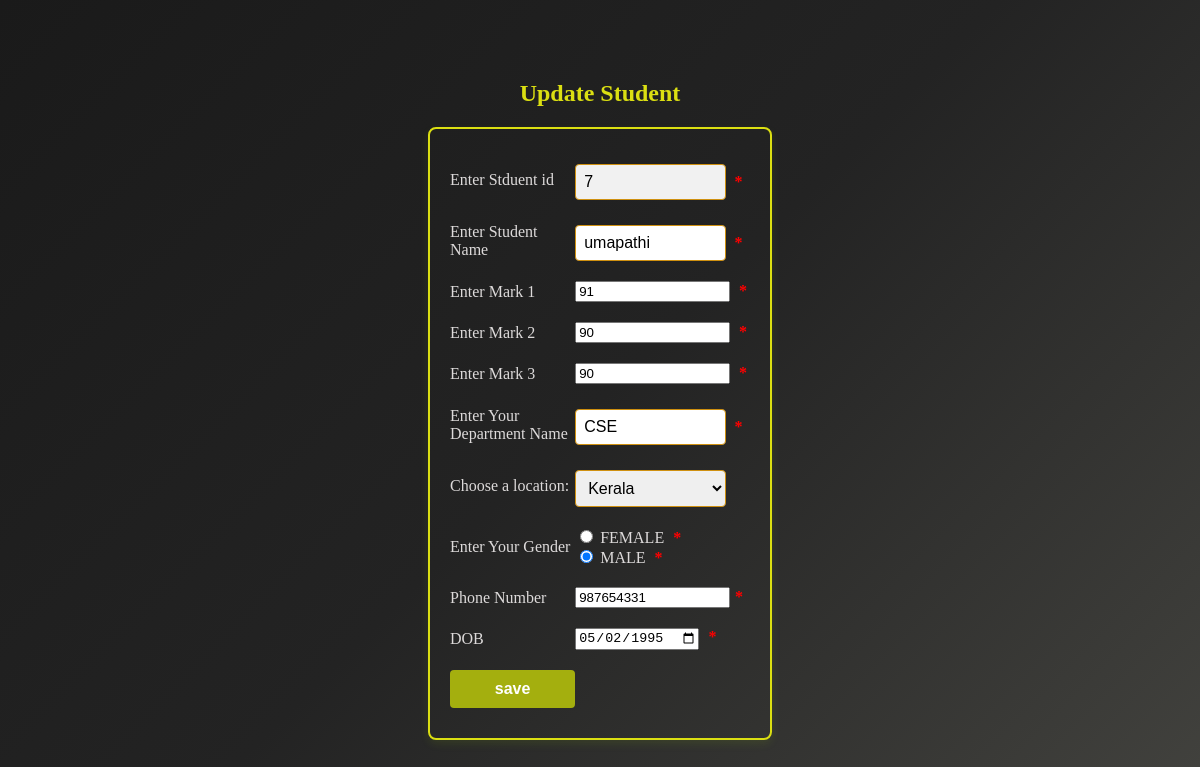
/7/sedit, run on the app's committed database.
### tables this page shows
CREATE TABLE student 
(
id integer primary key autoincrement, 
name text,
m1 integer,
m2 integer,
m3 integer,
dept text,
location text,
gender text,
phonenumber text,
dob date);

### application.py (the view)
@app.route('/<id>/sedit')
def studentedit(id):
    print(id)
    available_options=['TamilNadu','Andra','Kerala','Mumbai']
    gender_opt=['FEMALE','MALE']
    rows = studentsingledetails(id)
    print(rows)
    selected_value=rows[0][6]
    gender_value=rows[0][7]
    msg = "hi"
    print(available_options)
    print(gender_opt)
    print(selected_value)
    print(gender_value)
    return render_template("update_student.html",rows = rows,available_options=available_options,selected_value=selected_value,gender_opt=gender_opt,gender_value=gender_value)

### crud_operations.py (called while the page is built)
def studentsingledetails(idv):
    con = sqlite3.connect('mywebsite.db')
    cur = con.cursor()
    sql = f"select * from student where id = {idv}"
    cur.execute(sql)
    s = cur.fetchall()
    return s

### templates/update_student.html (shortened to what this page needs)
<!DOCTYPE html>
<html lang="en">
<head>
    <link rel="stylesheet" href="/static/css/update.css">
</head>
<body>
 <h2>Update Student</h2>
    <form action="/updatestudenttodb" method="POST">
        <table>
            <tr>
                <td>Enter Stduent id</td>
                <td><input type="text" name="sid" value={{rows[0][0]}} readonly > <span class="required">*</span></td>
            </tr>
            <tr>
                <td>Enter Student Name</td>
                <td><input type="text" name="sname" value={{rows[0][1]}} required> <span class="required">*</span></td>
            </tr>
            <tr>
                <td>Enter Mark 1</td>
                <td><input type="number" name="sm1" value={{rows[0][2]}} class="inp" required > <span class="required">*</span></td>
            </tr>
            <tr>
                <td>Enter Mark 2</td>
                <td><input type="number" name="sm2" value={{rows[0][3]}} class="inp" required> <span class="required">*</span></td>
            </tr>
            <tr>
                <td>Enter Mark 3</td>
                <td><input type="number" name="sm3" value={{rows[0][4]}} class="inp" required> <span class="required">*</span></td>
            </tr>
            <tr>
                <td>Enter Your Department Name</td>
                <td><input type="text" name="dname" value={{rows[0][5]}} required> <span class="required">*</span></td>
            </tr>
            <tr>
                <td><label for="Location">Choose a location:</label></td>
                <td>
                    <select name="locations">
                        {% for option in available_options %}
                        {% if option == selected_value %}
                        <option value="{{ option }}" selected>{{ option }}</option>
                        {% else %}
                        <option value="{{ option }}">{{ option }}</option>
                        {% endif %}
                        {% endfor %}
                    </select>
                </td>
            </tr>
            <tr>
                <td>Enter Your Gender</td>
                <td>
                    {% for option in gender_opt %}
                    <input type="radio" id="{{ option }}" name="gender" value="{{ option }}" {% if option==gender_value
                        %} checked {% endif %}required>
                    <label for="{{ option }}">{{ option }}</label>
                     <span class="required">*</span>
                    <br>
                    {% endfor %}
                </td>
            </tr>
            <tr>
                <td>Phone Number</td><td><input type="number" name="sphone" value={{rows[0][8]}} class="inp" required><span class="required">*</span></td>
            </tr>
            <tr>
                <td>DOB</td>
                <td><input type="date" name="sdob" value={{rows[0][9]}}   required>     <span class="required">*</span></td>
            </tr>
            <tr>
                <td><input type="submit" value="save"></td>
            </tr>
        </table>
    </form>
</body>
</html>

### static/css/update.css (style rules this page uses)
body { font-family: 'Dancing Script', cursive; background: linear-gradient(135deg,#1a1a1a,#232323,#42423e); color: #444444; display: flex; flex-direction: column; align-items: center; justify-content: center; min-height: 100vh; margin: 0; padding: 0; }
form { color: #dddada; padding: 20px; border: 2px solid #dbdf12; border-radius: 8px; box-shadow: 0 4px 8px rgba(156, 211, 6, 0.1); width: 300px; }
table { width: 100%; border-collapse: collapse; }
td { padding: 10px 0; font-size: 1em; }
input[type="text"], select { width: 86%; padding: 8px; margin-top: 5px; border: 1px solid #cf9010; border-radius: 4px; font-size: 1em; box-sizing: border-box; }
input[readonly] { background-color: #f1f1f1; color: black; }
input[type="submit"] { background-color:#a4af0e; color: #fff; font-size: 1em; font-weight: bold; padding: 10px 20px; border: none; border-radius: 4px; cursor: pointer; width: 100%; transition: background-color 0.3s; }
.required { color: red; font-weight: bold; margin-left: 5px; }
.inp { width:84% }
h2 { margin-bottom: 20px; color:#dbdf12; }

### data on the page
student: sid "7", sname "umapathi", sm1 "91", sm2 "90", sm3 "90", dname "CSE", locations "Kerala", gender "☐ FEMALE" "☑ MALE", sphone "987654331", sdob "05/02/1995"

### other printed values
{{ option }} "FEMALE" "MALE"
